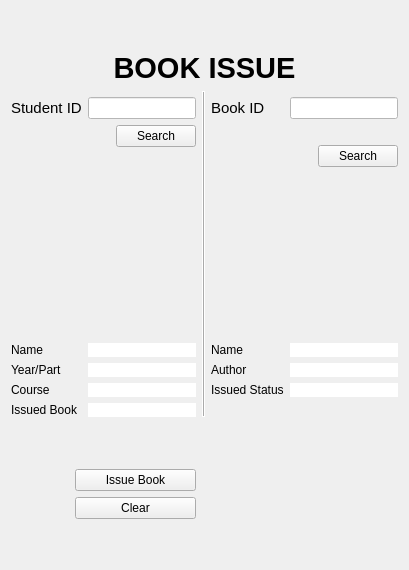
     <widget class="QWidget" name="page_book_issue">
      <layout class="QGridLayout" name="gridLayout_2">
       <item row="3" column="0" rowspan="5" colspan="3">
        <layout class="QGridLayout" name="gridLayout_12">
         <item row="0" column="0">
          <widget class="QLabel" name="label_6">
           <property name="font">
            <font>
             <pointsize>11</pointsize>
            </font>
           </property>
           <property name="text">
            <string>Student ID</string>
           </property>
          </widget>
         </item>
         <item row="4" column="0">
          <widget class="QLabel" name="label_3">
           <property name="text">
            <string>Name</string>
           </property>
          </widget>
         </item>
         <item row="1" column="2">
          <widget class="QPushButton" name="pushButton_issue_stID_search">
           <property name="text">
            <string>Search</string>
           </property>
          </widget>
         </item>
         <item row="5" column="1" colspan="2">
          <widget class="QLabel" name="label_issue_stuYear">
           <property name="styleSheet">
            <string notr="true">color: rgb(46, 52, 54);
background-color: rgb(255, 255, 255);</string>
           </property>
           <property name="text">
            <string/>
           </property>
          </widget>
         </item>
         <item row="6" column="0">
          <widget class="QLabel" name="label_43">
           <property name="text">
            <string>Course</string>
           </property>
          </widget>
         </item>
         <item row="1" column="1">
          <spacer name="verticalSpacer_2">
           <property name="orientation">
            <enum>Qt::Vertical</enum>
           </property>
           <property name="sizeHint" stdset="0">
            <size>
             <width>20</width>
             <height>10</height>
            </size>
           </property>
          </spacer>
         </item>
         <item row="5" column="0">
          <widget class="QLabel" name="label_42">
           <property name="text">
            <string>Year/Part</string>
           </property>
          </widget>
         </item>
         <item row="4" column="1" colspan="2">
          <widget class="QLabel" name="label_issue_stuName">
           <property name="styleSheet">
            <string notr="true">color: rgb(46, 52, 54);
background-color: rgb(255, 255, 255);</string>
           </property>
           <property name="text">
            <string/>
           </property>
          </widget>
         </item>
         <item row="6" column="1" colspan="2">
          <widget class="QLabel" name="label_issue_stuCourse">
           <property name="styleSheet">
            <string notr="true">color: rgb(46, 52, 54);
background-color: rgb(255, 255, 255);</string>
           </property>
           <property name="text">
            <string/>
           </property>
          </widget>
         </item>
         <item row="0" column="1" colspan="2">
          <widget class="QLineEdit" name="lineEdit_issue_stID_search">
           <property name="font">
            <font/>
           </property>
           <property name="styleSheet">
            <string notr="true">color: rgb(46, 52, 54);
background-color: rgb(255, 255, 255);
</string>
           </property>
          </widget>
         </item>
         <item row="3" column="2">
          <spacer name="verticalSpacer_38">
           <property name="orientation">
            <enum>Qt::Vertical</enum>
           </property>
           <property name="sizeHint" stdset="0">
            <size>
             <width>20</width>
             <height>40</height>
            </size>
           </property>
          </spacer>
         </item>
         <item row="2" column="2">
          <spacer name="verticalSpacer_37">
           <property name="orientation">
            <enum>Qt::Vertical</enum>
           </property>
           <property name="sizeHint" stdset="0">
            <size>
             <width>20</width>
             <height>150</height>
            </size>
           </property>
          </spacer>
         </item>
         <item row="7" column="0">
          <widget class="QLabel" name="label_46">
           <property name="text">
            <string>Issued Book</string>
           </property>
          </widget>
         </item>
         <item row="7" column="1" colspan="2">
          <widget class="QLabel" name="label_issue_stuIssued">
           <property name="styleSheet">
            <string notr="true">background-color: rgb(255, 255, 255);
color: rgb(46, 52, 54);</string>
           </property>
           <property name="text">
            <string/>
           </property>
          </widget>
         </item>
        </layout>
       </item>
       <item row="9" column="1" colspan="2">
        <widget class="QPushButton" name="pushButton_issue">
         <property name="layoutDirection">
          <enum>Qt::LeftToRight</enum>
         </property>
         <property name="autoFillBackground">
          <bool>false</bool>
         </property>
         <property name="text">
          <string>Issue Book</string>
         </property>
        </widget>
       </item>
       <item row="2" column="3" rowspan="6">
        <widget class="Line" name="line">
         <property name="styleSheet">
          <string notr="true">color: rgb(255, 255, 255);
background-color: rgb(255, 255, 255);</string>
         </property>
         <property name="frameShadow">
          <enum>QFrame::Raised</enum>
         </property>
         <property name="lineWidth">
          <number>1</number>
         </property>
         <property name="midLineWidth">
          <number>0</number>
         </property>
         <property name="orientation">
          <enum>Qt::Vertical</enum>
         </property>
        </widget>
       </item>
       <item row="12" column="1">
        <spacer name="verticalSpacer_35">
         <property name="orientation">
          <enum>Qt::Vertical</enum>
         </property>
         <property name="sizeHint" stdset="0">
          <size>
           <width>20</width>
           <height>40</height>
          </size>
         </property>
        </spacer>
       </item>
       <item row="1" column="0" colspan="8">
        <widget class="QLabel" name="label_2">
         <property name="font">
          <font>
           <family>Segoe UI</family>
           <pointsize>22</pointsize>
           <weight>75</weight>
           <bold>true</bold>
           <underline>false</underline>
          </font>
         </property>
         <property name="whatsThis">
          <string notr="true"/>
         </property>
         <property name="layoutDirection">
          <enum>Qt::LeftToRight</enum>
         </property>
         <property name="text">
          <string>BOOK ISSUE</string>
         </property>
         <property name="alignment">
          <set>Qt::AlignCenter</set>
         </property>
         <property name="margin">
          <number>15</number>
         </property>
        </widget>
       </item>
       <item row="8" column="1">
        <spacer name="verticalSpacer_36">
         <property name="orientation">
          <enum>Qt::Vertical</enum>
         </property>
         <property name="sizeHint" stdset="0">
          <size>
           <width>20</width>
           <height>46</height>
          </size>
         </property>
        </spacer>
       </item>
       <item row="0" column="1">
        <spacer name="verticalSpacer_4">
         <property name="orientation">
          <enum>Qt::Vertical</enum>
         </property>
         <property name="sizeHint" stdset="0">
          <size>
           <width>20</width>
           <height>40</height>
          </size>
         </property>
        </spacer>
       </item>
       <item row="10" column="1" colspan="2">
        <widget class="QPushButton" name="pushButton_clear">
         <property name="text">
          <string>Clear</string>
         </property>
        </widget>
       </item>
       <item row="3" column="4" rowspan="5" colspan="4">
        <layout class="QGridLayout" name="gridLayout_14">
         <item row="5" column="0">
          <widget class="QLabel" name="label_45">
           <property name="text">
            <string>Issued Status</string>
           </property>
          </widget>
         </item>
         <item row="3" column="0">
          <widget class="QLabel" name="label_41">
           <property name="text">
            <string>Name</string>
           </property>
          </widget>
         </item>
         <item row="1" column="1">
          <spacer name="verticalSpacer_34">
           <property name="orientation">
            <enum>Qt::Vertical</enum>
           </property>
           <property name="sizeHint" stdset="0">
            <size>
             <width>20</width>
             <height>10</height>
            </size>
           </property>
          </spacer>
         </item>
         <item row="0" column="1" colspan="2">
          <widget class="QLineEdit" name="lineEdit_issue_bID_search">
           <property name="styleSheet">
            <string notr="true">color: rgb(46, 52, 54);
background-color: rgb(255, 255, 255);
</string>
           </property>
          </widget>
         </item>
         <item row="3" column="1" colspan="2">
          <widget class="QLabel" name="label_issue_BookName">
           <property name="styleSheet">
            <string notr="true">color: rgb(46, 52, 54);
background-color: rgb(255, 255, 255);</string>
           </property>
           <property name="text">
            <string/>
           </property>
          </widget>
         </item>
         <item row="0" column="0">
          <widget class="QLabel" name="label_5">
           <property name="font">
            <font>
             <pointsize>11</pointsize>
            </font>
           </property>
           <property name="text">
            <string>Book ID</string>
           </property>
          </widget>
         </item>
         <item row="4" column="0">
          <widget class="QLabel" name="label_44">
           <property name="text">
            <string>Author</string>
           </property>
          </widget>
         </item>
         <item row="2" column="2">
          <spacer name="verticalSpacer_39">
           <property name="orientation">
            <enum>Qt::Vertical</enum>
           </property>
           <property name="sizeHint" stdset="0">
            <size>
             <width>20</width>
             <height>150</height>
            </size>
           </property>
          </spacer>
         </item>
         <item row="5" column="1" colspan="2">
          <widget class="QLabel" name="label_issue_BookStatus">
           <property name="styleSheet">
            <string notr="true">color: rgb(46, 52, 54);
background-color: rgb(255, 255, 255);</string>
           </property>
           <property name="text">
            <string/>
           </property>
          </widget>
         </item>
         <item row="4" column="1" colspan="2">
          <widget class="QLabel" name="label_issue_BookAuthor">
           <property name="styleSheet">
            <string notr="true">color: rgb(46, 52, 54);
background-color: rgb(255, 255, 255);
</string>
           </property>
           <property name="text">
            <string/>
           </property>
          </widget>
         </item>
         <item row="1" column="2">
          <widget class="QPushButton" name="pushButton_issue_bID_search">
           <property name="text">
            <string>Search</string>
           </property>
          </widget>
         </item>
         <item row="6" column="0">
          <widget class="QLabel" name="label_53">
           <property name="text">
            <string/>
           </property>
          </widget>
         </item>
        </layout>
       </item>
      </layout>
     </widget>
